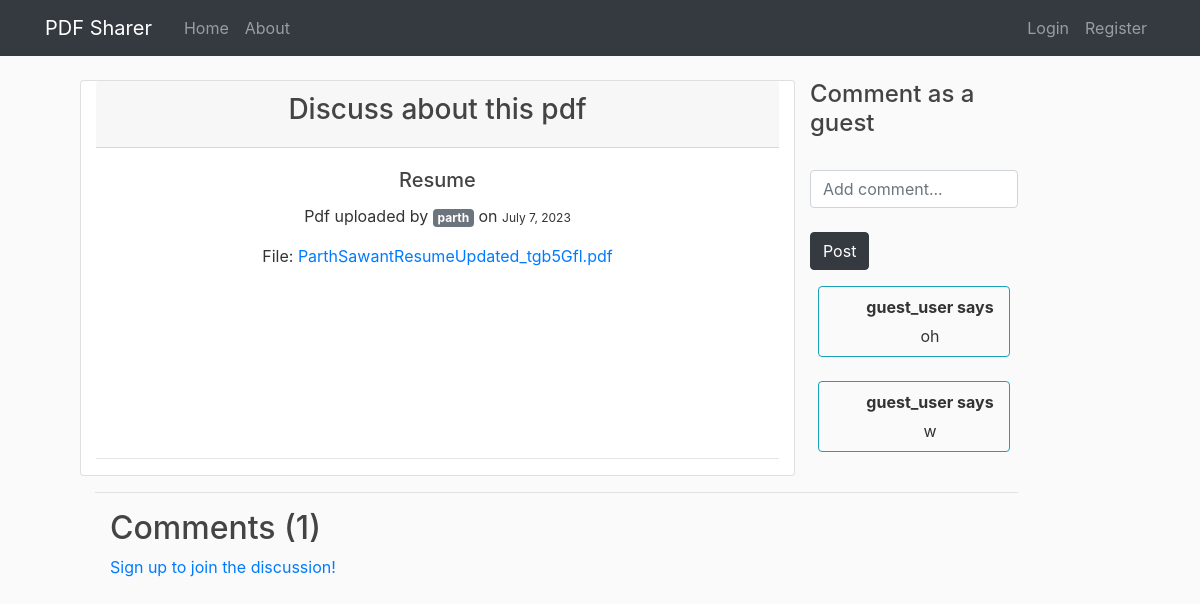
The app's page /discuss/14/rVPI86/, older data.
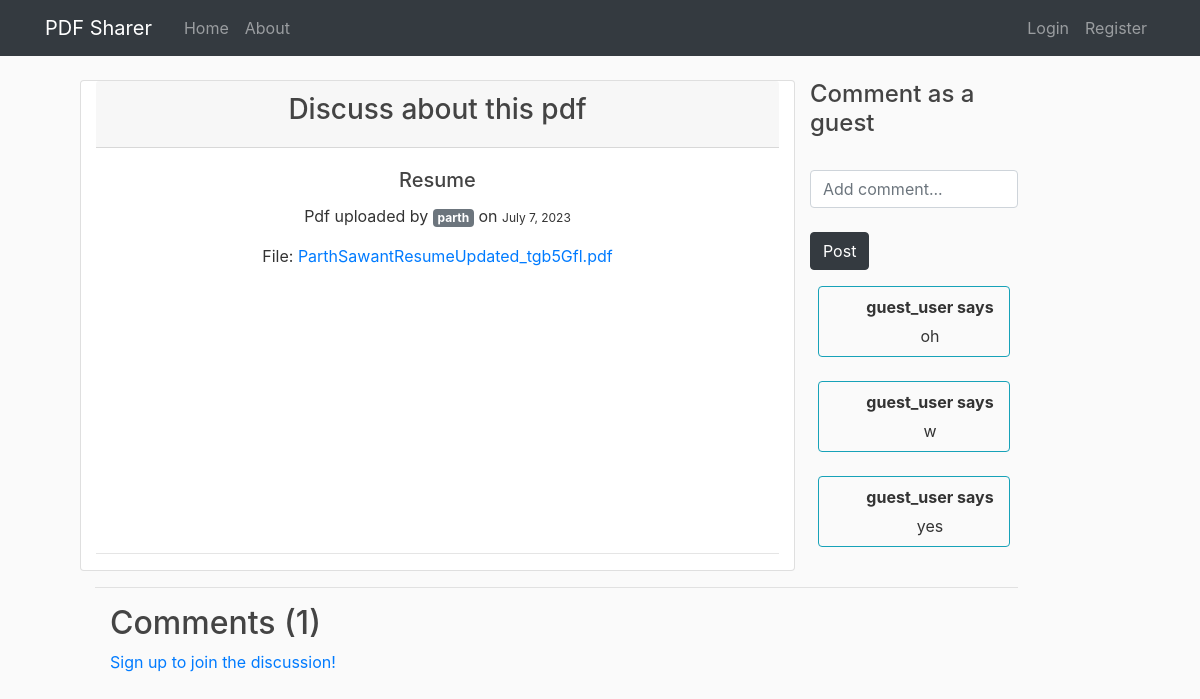
The same page, newer data.
### app/models.py (models this page shows, shortened)
class Comment(models.Model):
    description = RichTextField(null=True, blank=True)
    author = models.ForeignKey(User, on_delete=models.CASCADE, related_name="user")
    pdf = models.ForeignKey(PDF, on_delete=models.CASCADE, related_name="pdf_post")
    parent = models.ForeignKey('self', on_delete=models.CASCADE, null = True)
    timestamp = models.DateTimeField(default = now)

### app/views.py (the view)
# urls.py: path('discuss/<int:pk>/<str:code>/', views.discuss, name='discuss'),
def discuss(request, pk, code):
    pdf_instance = get_object_or_404(PDF, pk=pk)
    comments = Comment.objects.filter(pdf = pdf_instance, parent=None).exclude(author__username='guest').order_by('-timestamp')
    replies = Comment.objects.filter(pdf=pdf_instance).exclude(parent=None)
    replyDict = {}
    for reply in replies:
        if reply.parent.id not in replyDict.keys():
            replyDict[reply.parent.id] = [reply]
        else:
            replyDict[reply.parent.id].append(reply)
    guest_instance = User.objects.get(username='guest')
    guest_comments = Comment.objects.filter(author = guest_instance, pdf = pdf_instance)
    context = {'pdf': pdf_instance, 'comments' : comments,
               'user' : request.user, 'users' : User.objects.exclude(username='guest'),
               'replyDict' : replyDict, 'guest_comments' : guest_comments}
    if request.method == 'POST':
        share_form = SharePDFForm(request.POST)
        if share_form.is_valid():
            if pk != pdf_instance.pk or code != pdf_instance.guest_code:
                return HttpResponse("Path not found")
            users_shared_with = share_form.cleaned_data['users_shared_with']
            pdf_instance.users_shared_with.set(users_shared_with)
            messages.success(request, f"File Shared successfully! Copy URL: http://127.0.0.1:8000/discuss/{pdf_instance.pk}/{pdf_instance.guest_code}/")
    else:
        if pk != pdf_instance.pk or code != pdf_instance.guest_code:
            return HttpResponse("Path not found")
        share_form = SharePDFForm()
    context['share_form'] = share_form
    return render(request, 'app/discuss.html', context)

### app/forms.py
class SharePDFForm(forms.Form):
    users_shared_with = forms.ModelMultipleChoiceField(
        queryset=User.objects.all(),
        widget=forms.CheckboxSelectMultiple(),
        required=False
    )

### app/templates/app/discuss.html (shortened to what the changed rows need)
{% extends "app/base.html" %}
{% block content %}
{% load humanize %}
{% load extras %}
<div class="row">
  {% if not user.is_authenticated %}
  <div class="col-md-3">
  <div class="text-center">
    {%for comment in guest_comments %}
     <div class="row border border-info rounded replies ml-2 mr-2">
       <div class="col-md-2">
       </div>
       <div class="col-md-10 my-2 ">
        <b>guest_user says</b>
        <div style="margin-top: 5px">{{ comment.description }}</div>
       </div>
     </div>
     <br>
    {% endfor %}
  </div>
  {% endif %}
  </div>
</div>
  <div class="container">
    <h2>Comments ({{comments.count}})</h2>
  </div>
{% endblock %}

Row changes from the older to the newer data that the page shows:
added Comment: description "yes"
